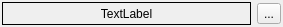
<?xml version="1.0" encoding="UTF-8"?>
<ui version="4.0">
 <class>CFontSelect</class>
 <widget class="QWidget" name="CFontSelect">
  <property name="geometry">
   <rect>
    <x>0</x>
    <y>0</y>
    <width>283</width>
    <height>27</height>
   </rect>
  </property>
  <property name="windowTitle">
   <string>Form</string>
  </property>
  <layout class="QHBoxLayout" name="horizontalLayout">
   <property name="spacing">
    <number>-1</number>
   </property>
   <property name="margin">
    <number>2</number>
   </property>
   <item>
    <widget class="QLabel" name="lFont">
     <property name="frameShape">
      <enum>QFrame::Box</enum>
     </property>
     <property name="text">
      <string>TextLabel</string>
     </property>
     <property name="alignment">
      <set>Qt::AlignCenter</set>
     </property>
    </widget>
   </item>
   <item>
    <widget class="QToolButton" name="tbSelectFont">
     <property name="sizePolicy">
      <sizepolicy hsizetype="Fixed" vsizetype="Fixed">
       <horstretch>0</horstretch>
       <verstretch>0</verstretch>
      </sizepolicy>
     </property>
     <property name="text">
      <string>...</string>
     </property>
     <property name="icon">
      <iconset resource="../../../res/resources.qrc">
       <normaloff>:/icons/font-select.png</normaloff>:/icons/font-select.png</iconset>
     </property>
    </widget>
   </item>
  </layout>
 </widget>
 <resources>
  <include location="../../../res/resources.qrc"/>
 </resources>
 <connections/>
</ui>
